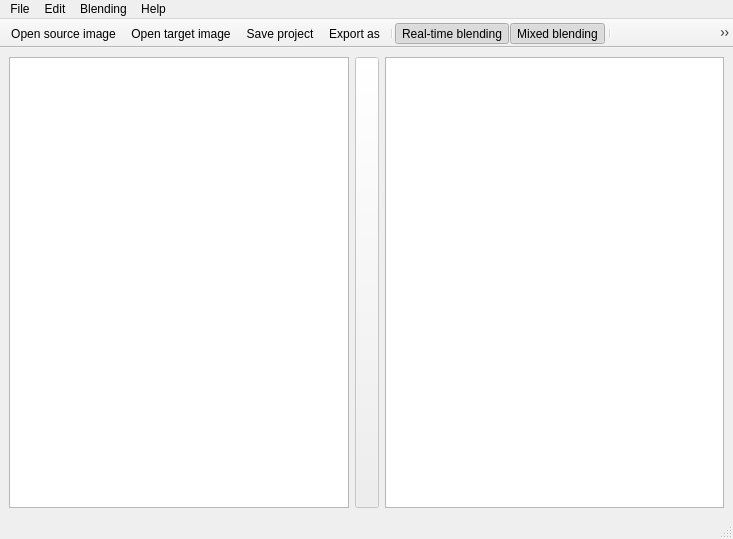
<?xml version="1.0" encoding="UTF-8"?>
<ui version="4.0">
 <class>MainWindow</class>
 <widget class="QMainWindow" name="MainWindow">
  <property name="geometry">
   <rect>
    <x>0</x>
    <y>0</y>
    <width>733</width>
    <height>539</height>
   </rect>
  </property>
  <property name="windowTitle">
   <string>Poisson Image Blending</string>
  </property>
  <property name="windowIcon">
   <iconset resource="../Resources/resources.qrc">
    <normaloff>:/icons/Painting.ico</normaloff>:/icons/Painting.ico</iconset>
  </property>
  <widget class="QWidget" name="centralwidget">
   <layout class="QHBoxLayout" name="horizontalLayout_2">
    <item>
     <widget class="ImageGraphicsView" name="graphicsViewSource">
      <property name="cursor" stdset="0">
       <cursorShape>CrossCursor</cursorShape>
      </property>
     </widget>
    </item>
    <item>
     <widget class="QToolButton" name="transferButton">
      <property name="enabled">
       <bool>false</bool>
      </property>
      <property name="sizePolicy">
       <sizepolicy hsizetype="Minimum" vsizetype="Expanding">
        <horstretch>0</horstretch>
        <verstretch>0</verstretch>
       </sizepolicy>
      </property>
      <property name="styleSheet">
       <string notr="true"/>
      </property>
      <property name="text">
       <string/>
      </property>
      <property name="icon">
       <iconset resource="../Resources/resources.qrc">
        <normaloff>:/images/go-next.svg</normaloff>:/images/go-next.svg</iconset>
      </property>
     </widget>
    </item>
    <item>
     <widget class="ImageGraphicsView" name="graphicsViewTarget"/>
    </item>
   </layout>
  </widget>
  <widget class="QMenuBar" name="menubar">
   <property name="geometry">
    <rect>
     <x>0</x>
     <y>0</y>
     <width>733</width>
     <height>20</height>
    </rect>
   </property>
   <widget class="QMenu" name="menuFile">
    <property name="title">
     <string>File</string>
    </property>
    <addaction name="actionOpen_source_image"/>
    <addaction name="actionOpen_target_image"/>
    <addaction name="actionSave_project"/>
    <addaction name="separator"/>
    <addaction name="actionExport"/>
    <addaction name="actionExport_as"/>
    <addaction name="separator"/>
    <addaction name="actionQuit"/>
   </widget>
   <widget class="QMenu" name="menuEdit">
    <property name="title">
     <string>Edit</string>
    </property>
    <addaction name="actionClear_selection"/>
    <addaction name="actionTransfer_selection"/>
    <addaction name="separator"/>
    <addaction name="actionDelete_selected_layer"/>
    <addaction name="actionDelete_all_layers"/>
   </widget>
   <widget class="QMenu" name="menuBlending">
    <property name="title">
     <string>Blending</string>
    </property>
    <addaction name="actionMixed_blending"/>
    <addaction name="actionReal_time_blending"/>
    <addaction name="separator"/>
    <addaction name="actionRecompute_selected_layer"/>
    <addaction name="actionRecompute_all_layers"/>
   </widget>
   <widget class="QMenu" name="menuHelp">
    <property name="title">
     <string>Help</string>
    </property>
    <addaction name="actionAbout_Qt"/>
    <addaction name="actionAbout"/>
   </widget>
   <addaction name="menuFile"/>
   <addaction name="menuEdit"/>
   <addaction name="menuBlending"/>
   <addaction name="menuHelp"/>
  </widget>
  <widget class="QStatusBar" name="statusbar"/>
  <widget class="QToolBar" name="toolBar">
   <property name="windowTitle">
    <string>toolBar</string>
   </property>
   <property name="movable">
    <bool>false</bool>
   </property>
   <property name="floatable">
    <bool>false</bool>
   </property>
   <attribute name="toolBarArea">
    <enum>TopToolBarArea</enum>
   </attribute>
   <attribute name="toolBarBreak">
    <bool>false</bool>
   </attribute>
   <addaction name="actionOpen_source_image"/>
   <addaction name="actionOpen_target_image"/>
   <addaction name="actionSave_project"/>
   <addaction name="actionExport_as"/>
   <addaction name="separator"/>
   <addaction name="actionReal_time_blending"/>
   <addaction name="actionMixed_blending"/>
   <addaction name="separator"/>
   <addaction name="actionRecompute_selected_layer"/>
  </widget>
  <action name="actionOpen_source_image">
   <property name="icon">
    <iconset resource="../Resources/resources.qrc">
     <normaloff>:/icons/image-edit.png</normaloff>:/icons/image-edit.png</iconset>
   </property>
   <property name="text">
    <string>Open source image...</string>
   </property>
  </action>
  <action name="actionOpen_target_image">
   <property name="icon">
    <iconset resource="../Resources/resources.qrc">
     <normaloff>:/icons/landscape.png</normaloff>:/icons/landscape.png</iconset>
   </property>
   <property name="text">
    <string>Open target image...</string>
   </property>
  </action>
  <action name="actionExport_as">
   <property name="icon">
    <iconset resource="../Resources/resources.qrc">
     <normaloff>:/icons/export.png</normaloff>:/icons/export.png</iconset>
   </property>
   <property name="text">
    <string>Export as...</string>
   </property>
   <property name="shortcut">
    <string>Ctrl+E</string>
   </property>
  </action>
  <action name="actionSave_project">
   <property name="icon">
    <iconset resource="../Resources/resources.qrc">
     <normaloff>:/icons/save_black.png</normaloff>:/icons/save_black.png</iconset>
   </property>
   <property name="text">
    <string>Save project...</string>
   </property>
   <property name="shortcut">
    <string>Ctrl+S</string>
   </property>
  </action>
  <action name="actionExport">
   <property name="text">
    <string>Export</string>
   </property>
  </action>
  <action name="actionQuit">
   <property name="text">
    <string>Exit</string>
   </property>
  </action>
  <action name="actionTemp_Test">
   <property name="text">
    <string>Temp Test</string>
   </property>
  </action>
  <action name="actionDelete_all_layers">
   <property name="enabled">
    <bool>false</bool>
   </property>
   <property name="text">
    <string>Delete all pasted layers</string>
   </property>
  </action>
  <action name="actionDelete_selected_layer">
   <property name="enabled">
    <bool>false</bool>
   </property>
   <property name="text">
    <string>Delete selected layer</string>
   </property>
  </action>
  <action name="actionTransfer_selection">
   <property name="enabled">
    <bool>false</bool>
   </property>
   <property name="text">
    <string>Transfer selection</string>
   </property>
  </action>
  <action name="actionReal_time_blending">
   <property name="checkable">
    <bool>true</bool>
   </property>
   <property name="checked">
    <bool>true</bool>
   </property>
   <property name="icon">
    <iconset resource="../Resources/resources.qrc">
     <normaloff>:/icons/time.png</normaloff>:/icons/time.png</iconset>
   </property>
   <property name="text">
    <string>Real-time blending</string>
   </property>
  </action>
  <action name="actionMixed_blending">
   <property name="checkable">
    <bool>true</bool>
   </property>
   <property name="checked">
    <bool>true</bool>
   </property>
   <property name="icon">
    <iconset resource="../Resources/resources.qrc">
     <normaloff>:/icons/mix.png</normaloff>:/icons/mix.png</iconset>
   </property>
   <property name="text">
    <string>Mixed blending</string>
   </property>
   <property name="shortcut">
    <string>Ctrl+M</string>
   </property>
  </action>
  <action name="actionRecompute_all_layers">
   <property name="enabled">
    <bool>false</bool>
   </property>
   <property name="text">
    <string>Recompute all pasted layers</string>
   </property>
  </action>
  <action name="actionRecompute_selected_layer">
   <property name="enabled">
    <bool>false</bool>
   </property>
   <property name="icon">
    <iconset resource="../Resources/resources.qrc">
     <normaloff>:/icons/play-fill.png</normaloff>:/icons/play-fill.png</iconset>
   </property>
   <property name="text">
    <string>Recompute selected layer</string>
   </property>
  </action>
  <action name="actionAbout_Qt">
   <property name="text">
    <string>About Qt...</string>
   </property>
  </action>
  <action name="actionAbout">
   <property name="text">
    <string>About...</string>
   </property>
  </action>
  <action name="actionClear_selection">
   <property name="enabled">
    <bool>false</bool>
   </property>
   <property name="text">
    <string>Clear selection</string>
   </property>
  </action>
 </widget>
 <customwidgets>
  <customwidget>
   <class>ImageGraphicsView</class>
   <extends>QGraphicsView</extends>
   <header>imagegraphicsview.h</header>
  </customwidget>
 </customwidgets>
 <resources>
  <include location="../Resources/resources.qrc"/>
 </resources>
 <connections/>
</ui>
